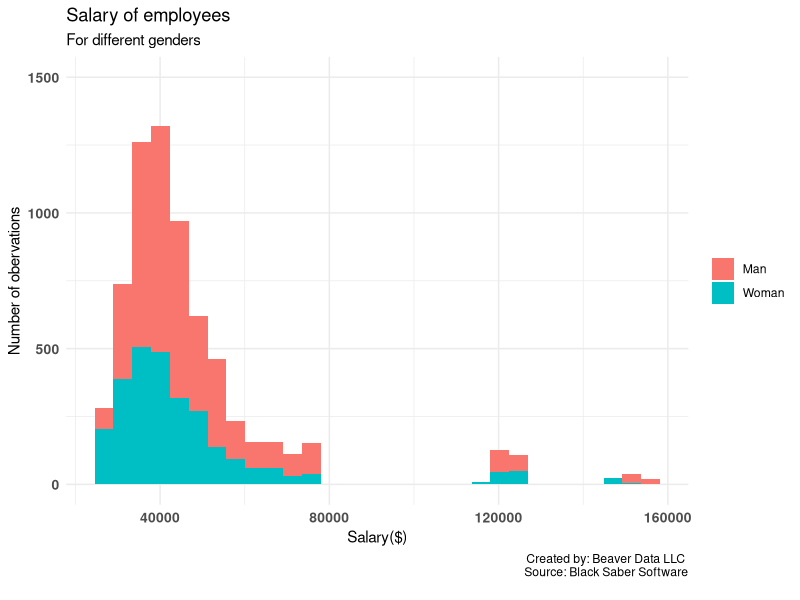
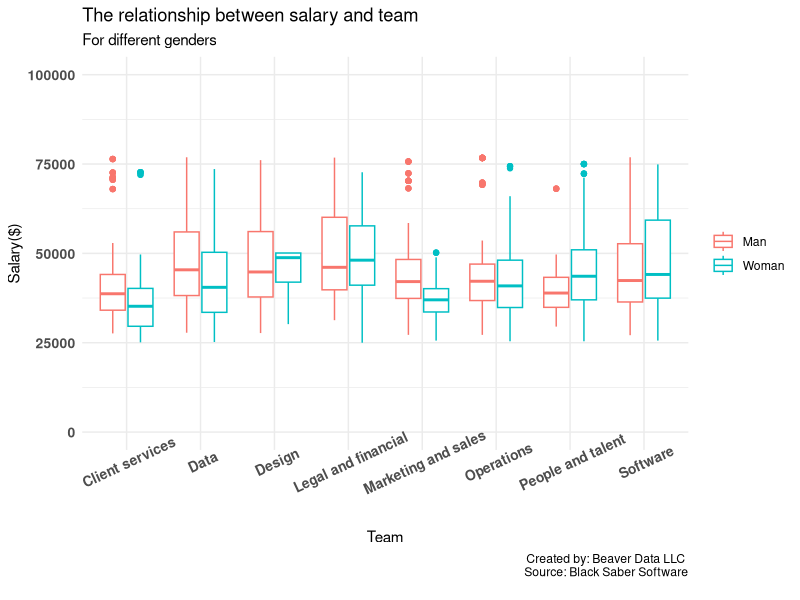
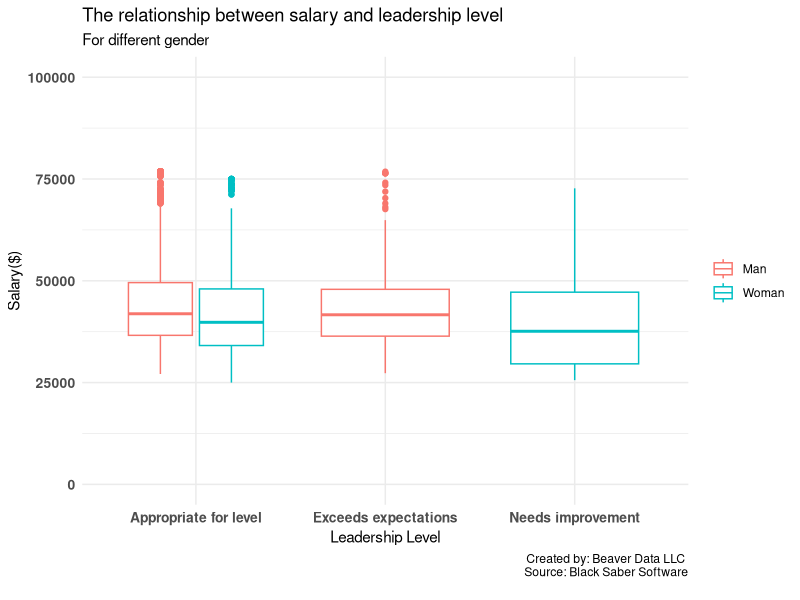
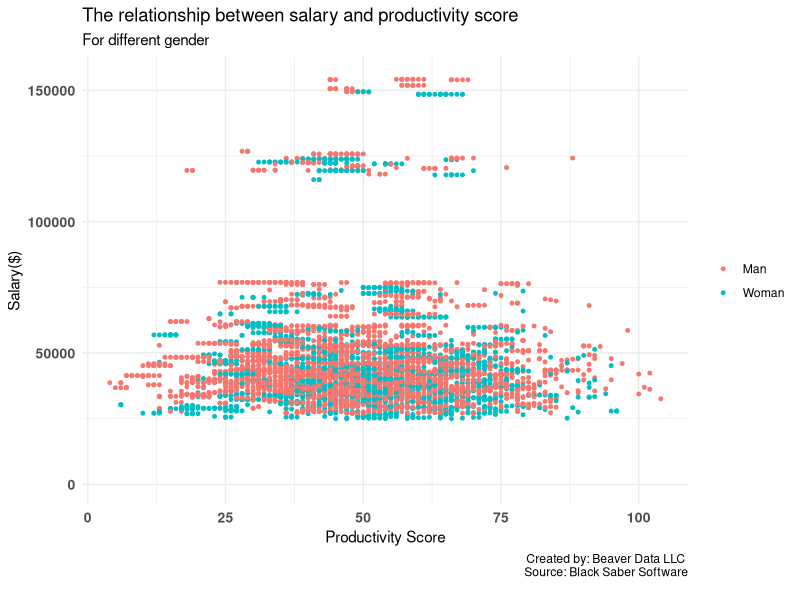
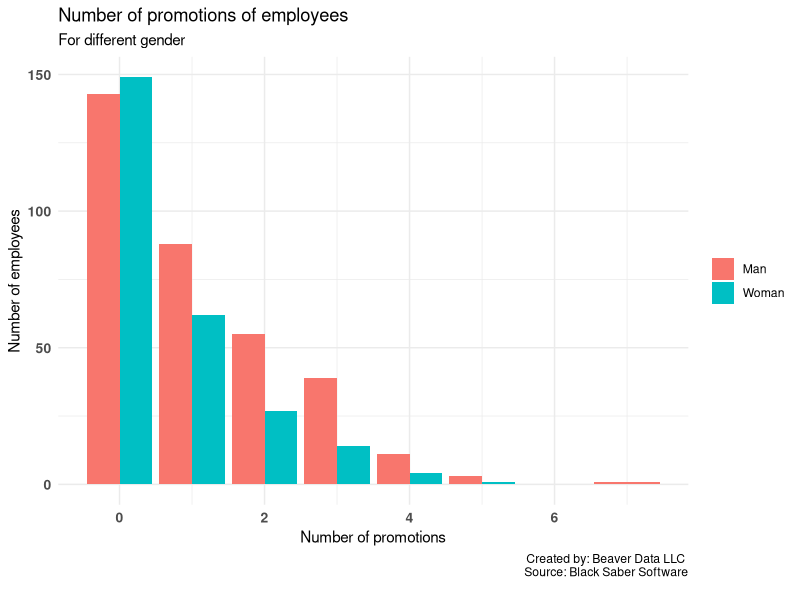
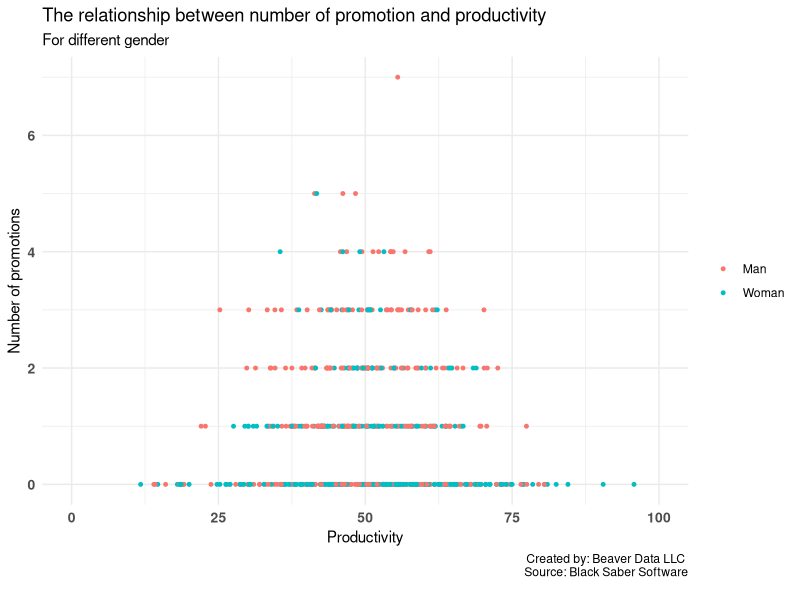
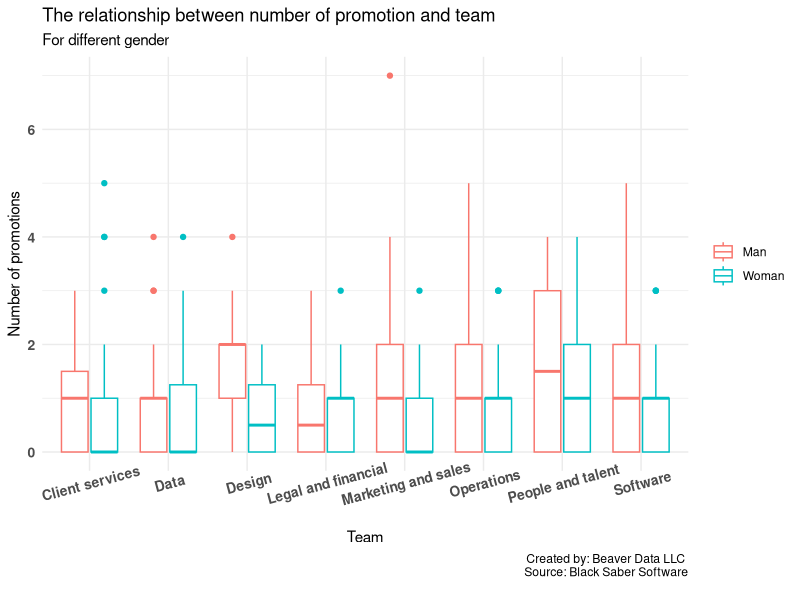
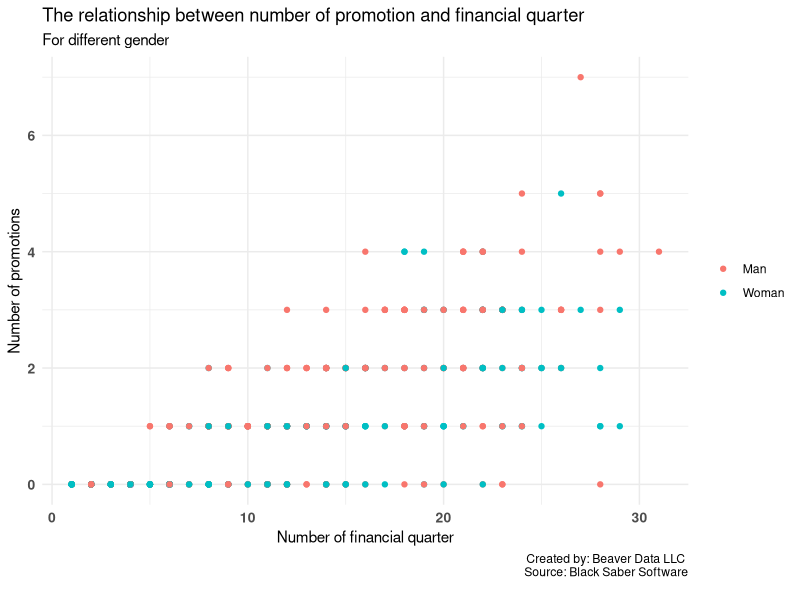

Write the R code that produced these figures, in order.
## ---- chunk 1
## packages
library(tidyverse)
library(ggplot2)
library(lme4)
library(lmtest)
library(pscl)
knitr::opts_chunk$set(echo = FALSE, message = FALSE, warning = FALSE, 
                      fig.width = 10, fig.height = 6)
## ---- chunk 2
# read in the data
black_saber_current_employees <- read_csv("data/black-saber-current-employees.csv")
#manipulate data  from string to number
black_saber_current_employees <- black_saber_current_employees %>% 
  mutate(salary=as.numeric(str_remove_all(salary,"\\$|,"))) %>% 
# delete no gender staff
  filter(gender=="Woman"|gender=="Man")
## ---- chunk 3
## data visualization
# fig 1.
fig1 <- black_saber_current_employees %>% 
  mutate(role_seniority = fct_relevel(role_seniority, "Director", after = 7)) %>% 
  mutate(role_seniority = fct_relevel(role_seniority, "Manager", after = 6)) %>% 
  ggplot(aes(x = role_seniority, y = salary, color = gender)) + geom_boxplot() + theme_minimal() +
  theme(axis.text.x = element_text(face = "bold", size = 10, angle = 20),
        axis.text.y = element_text(face = "bold", size = 10), 
        legend.title =  element_blank()) +
  labs(title = "The relationship between salary and role seniority ",
       subtitle = "For different gender",
       x = "Role seniority",
       y = "Salary($)",
       caption = str_c("Created by: Beaver Data LLC 
       Source: Black Saber Software
        ")) + 
  scale_y_continuous(limits = c(0, 155000)) 
ggsave("figure1.png", width = 7, height = 4)
## ---- chunk 4
# fig 2.
black_saber_current_employees %>%
  ggplot(aes(salary,fill= gender)) + geom_histogram(bins = 30) + theme_minimal() +
  theme(axis.text.x = element_text(face = "bold", size = 10),
        axis.text.y = element_text(face = "bold", size = 10), 
        legend.title =  element_blank()) +
  labs(title = "Salary of employees",
       subtitle = "For different genders",
       x = "Salary($)",
       y = "Number of obervations",
       caption = str_c("Created by: Beaver Data LLC 
       Source: Black Saber Software
        ")) + scale_y_continuous(limits = c(0, 1500))
## ---- chunk 5
# fig 3.
black_saber_current_employees %>% 
  ggplot(aes(x=team,y=salary,color=gender))+geom_boxplot() + theme_minimal() +
  theme(axis.text.x = element_text(face = "bold",
                                   size = 10, angle = 25),
        axis.text.y = element_text(face = "bold", size = 10), 
        legend.title =  element_blank()) +
  labs(title = "The relationship between salary and team ",
       subtitle = "For different genders",
       x = "Team",
       y = "Salary($)",
       caption = str_c("Created by: Beaver Data LLC 
       Source: Black Saber Software
        "))+
  scale_y_continuous(limits = c(0, 100000)) 
## ---- chunk 6
# Fig 4.
black_saber_current_employees %>% 
  ggplot(aes(x = leadership_for_level, y = salary, color=gender)) + 
  geom_boxplot() + theme_minimal() +
  theme(axis.text.x = element_text(face = "bold", size = 10),
        axis.text.y = element_text(face = "bold", size = 10), 
        legend.title =  element_blank()) +
  labs(title = "The relationship between salary and leadership level",
       subtitle = "For different gender",
       x = "Leadership Level",
       y = "Salary($)",
       caption = str_c("Created by: Beaver Data LLC 
       Source: Black Saber Software
        ")) +
  scale_y_continuous(limits = c(0, 100000)) 
## ---- chunk 7
#Fig 5.
black_saber_current_employees %>% 
  ggplot(aes(x = productivity, y = salary, color = gender)) + geom_point(size = 1) + theme_minimal() + 
  theme(axis.text.x = element_text(face = "bold", size = 10), 
        axis.text.y = element_text(face = "bold", size = 10), 
        legend.title =  element_blank()) +
  labs(title = "The relationship between salary and productivity score ",
       subtitle = "For different gender",
       x = "Productivity Score",
       y = "Salary($)",
       caption = str_c("Created by: Beaver Data LLC 
       Source: Black Saber Software
        ")) +
  scale_y_continuous(limits = c(0, 155000)) 
## ---- chunk 8
# select quarter 4 data
q4data <- black_saber_current_employees %>% filter(financial_q == "2020 Q4")

# build LMM using team as random intercept with two fixed effects
mod1 <- lmer(salary ~ gender + (1|team) + role_seniority, q4data)

# add two fixed effects
mod2 <- lmer(salary ~ gender + (1|team) + role_seniority + leadership_for_level + productivity, q4data)
summary(mod2)

# LRT
lrtest(mod1, mod2)

# CI
round(confint(mod2))

# alternative model
mod3 <- lmer(salary ~ (1|team) + role_seniority + leadership_for_level + productivity, q4data)

# LRT
lrtest(mod3, mod2)
## ---- chunk 9
# consider employee_id and team is grouping factor as random effects
mod4 <- lmer(salary~gender+(1|team)+(1|employee_id)+role_seniority,black_saber_current_employees)

# add two fixed effects 
mod5 <- lmer(salary~gender+(1|team)+(1|employee_id)+role_seniority+leadership_for_level+productivity,black_saber_current_employees)
summary(mod5)

# LRT
lrtest(mod4,mod5)

# CI
round(confint(mod5))

mod6 <- lmer(salary~(1|team)+(1|employee_id)+role_seniority+leadership_for_level+productivity,black_saber_current_employees)
lrtest(mod6,mod5)
## ---- chunk 10
# data wrangling
promotion_data <- black_saber_current_employees %>% 
  group_by(employee_id) %>% 
  summarise(gender, team, productivity = mean(productivity), 
            promotion = length(unique(role_seniority)) - 1, 
            worktime = n(), salary = mean(salary)) %>% 
  mutate(new_employee = ifelse(worktime <= 4, TRUE, FALSE)) %>% 
  distinct(employee_id,gender,team,productivity,promotion,worktime,new_employee,salary)

## ---- chunk 11
# data visualization
promotion_data %>% 
  group_by(promotion,gender) %>% 
  count() %>% 
  ggplot(aes(x= promotion, y = n, fill = gender)) + 
  geom_bar(position = "dodge", stat="identity") +
  theme_minimal() + theme(axis.text.x = element_text(face = "bold", size = 10), 
                          axis.text.y = element_text(face = "bold", size = 10), 
                          legend.title =  element_blank()) +
  labs(title = "Number of promotions of employees",
        subtitle = "For different gender",
       x = "Number of promotions",
       y = "Number of employees",
       caption = str_c("Created by: Beaver Data LLC 
       Source: Black Saber Software
        "))
## ---- chunk 12
promotion_data %>% 
  ggplot(aes(x = productivity, y = promotion, color = gender)) + 
  geom_point(size = 1) +
  theme_minimal() + 
  theme(axis.text.x = element_text(face = "bold", size = 10),
        axis.text.y = element_text(face = "bold", size = 10), 
        legend.title =  element_blank()) +
  labs(title = "The relationship between number of promotion and productivity",
       subtitle = "For different gender",
       x = "Productivity",
       y = "Number of promotions",
       caption = str_c("Created by: Beaver Data LLC 
       Source: Black Saber Software
        ")) + 
  scale_x_continuous(limits = c(0, 100))
## ---- chunk 13
promotion_data %>% 
  ggplot(aes(x = team, y = promotion, color = gender)) + 
  geom_boxplot() + theme_minimal() +
  theme(axis.text.x = element_text(face = "bold", size = 10, angle = 15),
        axis.text.y = element_text(face = "bold", size = 10), 
        legend.title = element_blank()) +
  labs(title = "The relationship between number of promotion and team",
       subtitle = "For different gender",
       x = "Team",
       y = "Number of promotions",
       caption = str_c("Created by: Beaver Data LLC 
       Source: Black Saber Software
        "))
## ---- chunk 14
promotion_data %>% 
  ggplot(aes(x = worktime, y = promotion, color = gender)) + 
  geom_point() + theme_minimal() + 
  theme(axis.text.x = element_text(face = "bold", size = 10),
        axis.text.y = element_text(face = "bold", size = 10), 
        legend.title =  element_blank()) +
  labs(title = "The relationship between number of promotion and financial quarter",
       subtitle = "For different gender",
       x = "Number of financial quarter",
       y = "Number of promotions",
       caption = str_c("Created by: Beaver Data LLC 
       Source: Black Saber Software
        ")) 
## ---- chunk 15
# build poisson model
pmod <- glm(promotion ~ gender + team + productivity, family = poisson(link = "log"), 
            offset = log(worktime), data = promotion_data)
summary(pmod)

# Goodness-of-fit test
gof.pvalue = 1 - pchisq(pmod$deviance, pmod$df.residual)
gof.pvalue


#Zip modle
zipmod <- zeroinfl(promotion ~ gender + team + 
                     productivity|new_employee, data = promotion_data)
summary(zipmod)
exp(coef(zipmod))


# ZIP model with offset term
zipoffsetmod <- zeroinfl(promotion ~ gender + team + productivity|new_employee, 
                         offset = log(worktime), data = promotion_data)

summary(zipoffsetmod)
exp(coef(zipoffsetmod))
exp(-3.169 + 19.352) / (1 + exp(-3.169 + 19.352))
exp(-3.169) / (1 + exp(-3.169))


# Model comparsion
vuong(pmod, zipmod) 
vuong(zipmod, zipoffsetmod)
vuong(pmod, zipoffsetmod) 
## ---- chunk 16
phase_1 <- read.csv("data/phase1-new-grad-applicants-2020.csv")
phase_2 <- read.csv("data/phase2-new-grad-applicants-2020.csv")
phase_3 <- read.csv("data/phase3-new-grad-applicants-2020.csv")
final <- read.csv("data/final-hires-newgrad_2020.csv")

# adding a column to show those candidates pass or not 
phase_1 <- phase_1 %>% mutate(pass_rate = ifelse(applicant_id %in% phase_2$applicant_id, 1, 0)) %>%
  filter(gender %in% c("Man","Woman"))

# adding a column to show those candidates pass or not 
phase_2 = phase_2 %>% mutate(pass_rate = ifelse(applicant_id %in% phase_3$applicant_id, 1, 0)) %>%
  filter(gender %in% c("Man","Woman"))

# adding a column to show those candidates pass or not 
# adding gender to phase 3
phase_3 = phase_3 %>% left_join(phase_2, by = "applicant_id") %>% 
  mutate(pass_rate = ifelse(applicant_id %in% final$applicant_id, 1, 0)) %>% 
  filter(gender %in% c("Man", "Woman"))
## ---- chunk 17
phase_1 %>% group_by(gpa, gender) %>%
  summarise(mean_pass_rate = mean(pass_rate)) %>%
  ggplot(aes(x = gpa,y = mean_pass_rate,fill=gender)) + geom_bar(position = "dodge", stat = "identity") +
  theme_minimal() + theme(axis.text.x = element_text(face = "bold", size = 10), 
                          axis.text.y = element_text(face = "bold", size = 10), 
                          legend.title =  element_blank()) +
  labs(title = "Mean passing rate in phase 1 and GPA grouped by gender",
       x = "GPA",
       y = "Mean passing rate",
       caption = str_c("Created by: Beaver Data LLC 
       Source: Black Saber Software
        ")) 

## ---- chunk 18
phase_1 %>% group_by(extracurriculars, gender) %>%
  summarise(mean_pass_rate = mean(pass_rate)) %>%
  ggplot(aes(x = extracurriculars,y = mean_pass_rate,fill=gender)) + geom_bar(position = "dodge", stat = "identity") +
  theme_minimal() + theme(axis.text.x = element_text(face = "bold", size = 10), 
                          axis.text.y = element_text(face = "bold", size = 10), 
                          legend.title =  element_blank()) + 
  labs(title = "Mean passing rate in phase 1 and extra curriculars grouped by gender",
       x = "Extra curriculars",
       y = "Mean passing rate",
       caption = str_c("Created by: Beaver Data LLC 
       Source: Black Saber Software
        "))
## ---- chunk 19
phase_2 %>% group_by(speaking_skills, gender) %>%
  summarise(mean_pass_rate = mean(pass_rate)) %>%
  ggplot(aes(x = speaking_skills,y = mean_pass_rate, fill = gender)) + 
  geom_bar(position = "dodge", stat = "identity") + 
  theme_minimal() + theme(axis.text.x = element_text(face = "bold", size = 10), 
                          axis.text.y = element_text(face = "bold", size = 10), 
                          legend.title =  element_blank()) +
  labs(title = "The Spearking Skills and Mean Passing Rate in Phase 2",
       x = "The Speaking Skills",
       y = "Mean Passing Rate",
       caption = str_c("Created by: Beaver Data LLC 
       Source: Black Saber Software
        ")) 
## ---- chunk 20
phase_2 %>% group_by(leadership_presence, gender) %>%
  summarise(mean_pass_rate = mean(pass_rate)) %>%
  ggplot(aes(x = leadership_presence,y = mean_pass_rate, fill = gender)) +
  geom_bar(position = "dodge", stat = "identity") +
  theme_minimal() + theme(axis.text.x = element_text(face = "bold", size = 10), 
                          axis.text.y = element_text(face = "bold", size = 10), 
                          legend.title =  element_blank()) +
  labs(title = "The LeaderShip Skills and Mean Passing Rate in Phase 2",
       x = "The LeaderShip Skills",
       y = "Mean Passing Rate",
       caption = str_c("Created by: Beaver Data LLC 
       Source: Black Saber Software
        ")) 
## ---- chunk 21
# building a model to see whether gender is significant in hiring phase 1
Model1 <- glm(pass_rate ~ cover_letter + cv + gpa + gender + extracurriculars + 
                work_experience + team_applied_for, 
              family = binomial, data = phase_1)
summary(Model1)

# building a model to see whether gender is significant in hiring phase 2
Model2 <- glm(pass_rate ~ technical_skills + writing_skills + speaking_skills + 
                leadership_presence +gender, 
              family = binomial, data = phase_2)
summary(Model2)

# building a model to see whether gender is significant in hiring phase 3
Model3 <- glm(pass_rate ~ interviewer_rating_1 + interviewer_rating_2 + 
                gender + team_applied_for, family = binomial, data = phase_3)
summary(Model3)
